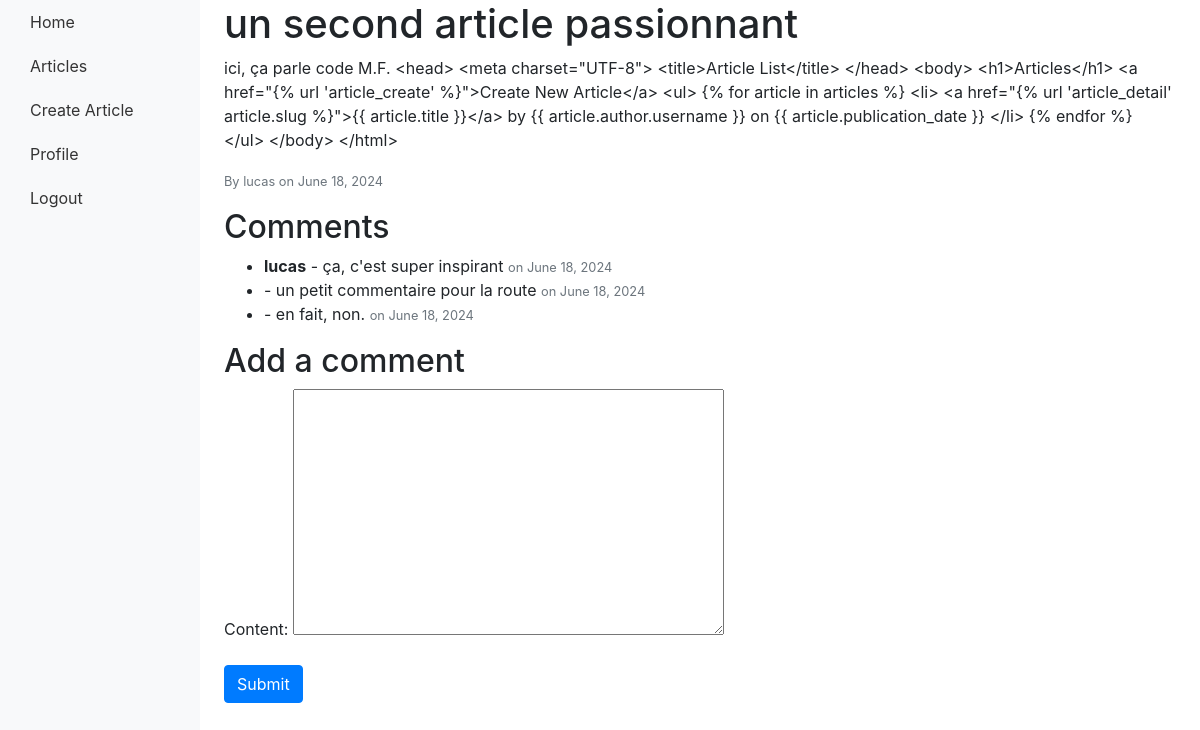
Page /article/un-second-article-passionnant/ on the committed database.
### main/models.py (models this page shows, shortened)
class Article(models.Model):
    title = models.CharField(max_length=200)
    content = models.TextField()
    publication_date = models.DateField(auto_now_add=True)  # Automatically set the publication date
    author = models.ForeignKey(User, on_delete=models.CASCADE)
    categories = models.ManyToManyField(Category, related_name='articles')
    slug = models.SlugField(unique=True)
    meta_description = models.TextField()

class Comment(models.Model):
    article = models.ForeignKey(Article, on_delete=models.CASCADE, related_name='comments')
    author = models.CharField(max_length=100)
    email = models.EmailField()
    content = models.TextField()
    publication_date = models.DateField(auto_now_add=True)  # Automatically set the publication date

### main/views.py (the view)
# urls.py: path('article/<slug:slug>/', views.article_detail, name='article_detail'),
def article_detail(request, slug):
    article = get_object_or_404(Article, slug=slug)
    comments = article.comments.all()
    if request.method == 'POST':
        form = CommentForm(request.POST)
        if form.is_valid():
            comment = form.save(commit=False)
            comment.article = article
            comment.save()
            return redirect('article_detail', slug=slug)
    else:
        form = CommentForm()
    return render(request, 'main/article_detail.html', {'article': article, 'comments': comments, 'form': form})

### main/forms.py
class CommentForm(forms.ModelForm):
    class Meta:
        model = Comment
        fields = ['content']

### main/templates/main/article_detail.html (shortened to what this page needs)
{% extends 'main/base.html' %}
{% block content %}
    <h1>{{ article.title }}</h1>
    <p>{{ article.content }}</p>
    <p><small class="text-muted">By {{ article.author.username }} on {{ article.publication_date }}</small></p>
    <h2>Comments</h2>
    <ul>
        {% for comment in comments %}
            <li>
                <strong>{{ comment.author }}</strong> - {{ comment.content }}
                <small class="text-muted">on {{ comment.publication_date }}</small>
            </li>
        {% endfor %}
    </ul>
    <h2>Add a comment</h2>
    <form method="post">
        {{ form.as_p }}
        <button type="submit" class="btn btn-primary">Submit</button>
    </form>
{% endblock %}

### main/static/css/style.css (style rules this page uses)
body { font-family: Arial, sans-serif; }

### rows in the picture
Article: title "un second article passionnant", content "ici, ça parle code M.F. <head> <meta charset=\"UTF-8\"> <title>Article List</title> </head> <body> <h1>Articles</h1> <a href=\"{% url 'article_create' %}\">Create New Article</a> <ul> {% for article in articles %} <li> <a href=\"{% url 'article_detail' article.slug %}\">{{ article.title }}</a> by {{ article.author.username }} on {{ article.publication_date }} </li> {% endfor %} </ul> </body> </html>", author.username "lucas", publication_date "June 18, 2024"
Comment: author "lucas", content "ça, c'est super inspirant", publication_date "June 18, 2024"
Comment: content "un petit commentaire pour la route", publication_date "June 18, 2024"
Comment: content "en fait, non.", publication_date "June 18, 2024"
